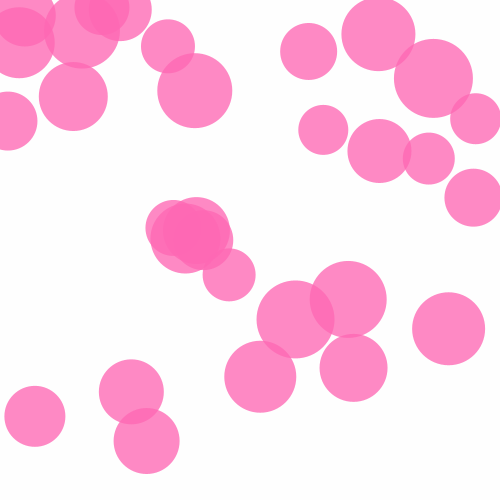
Frame 1 (no input)
Frame 60 (the mouse pressed at the canvas centre just before this capture): identical to frame 1, image omitted
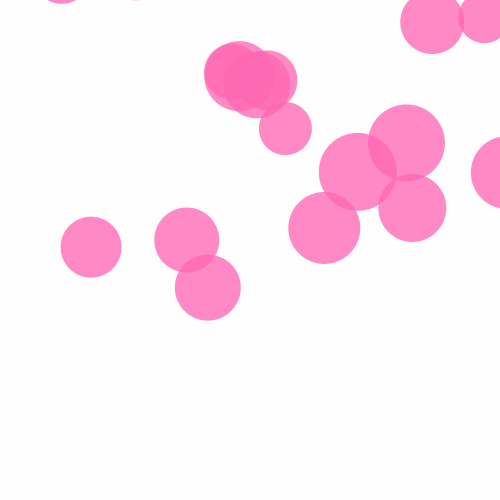
Frame 120 (the mouse held since frame 60 and released just before this capture)

The Processing sketch that drew these frames (run headless with seeded random() and noise(); from frame 60 on, the mouse is pressed at the canvas centre):

// Processing sketch: processing_105547
// ── processing_105547.pde

int numCircle = 30;

float[] circleX = new float [numCircle];
float [] circleY = new float [numCircle];

float [] speedX = new float [numCircle];
float [] speedY = new float [numCircle];

void setup() {
  size(500, 500); 
  smooth(); 
  noStroke(); 
  colorMode(RGB, 256); 

  for (int i = 0; i < numCircle; i++) {
    circleX[i] = random(width); 
    circleY[i] = random(height); 
    
    speedX[i] = 5;
    speedY[i] = 5;
  }
}

void draw() {
  background(255, 255, 255); // background color
  fill(255, 105, 180, 200); 

  for (int i = 0; i < numCircle; i++) {
    ellipse(circleX[i], circleY[i], i+50, i+50); 
  }
  
  if (mousePressed == true){
   for (int i = 0; i < numCircle; i++) { 
   circleX[i]+=random(2);
   circleY[i]-=random(5); 
    }
  }


}
